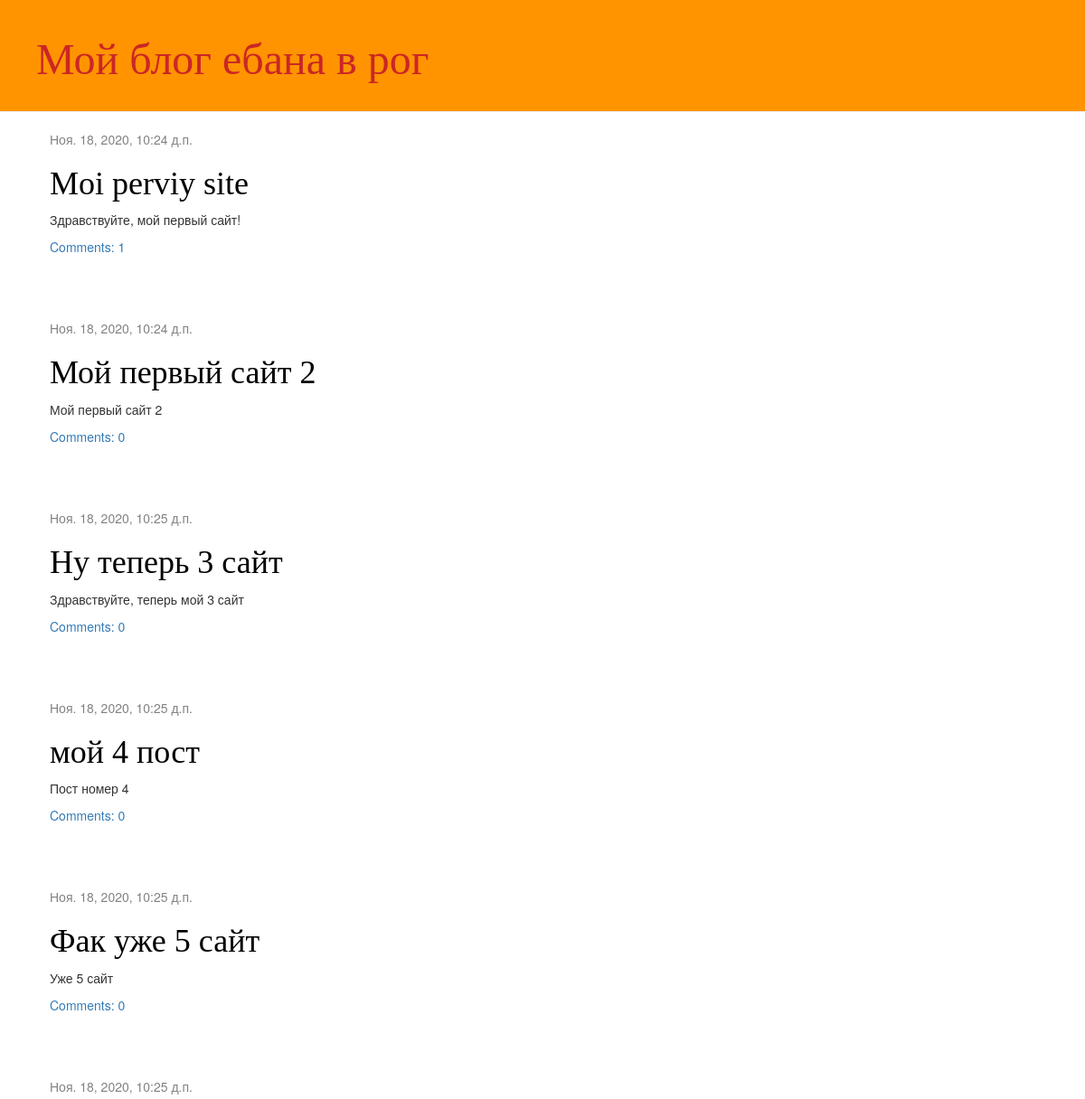
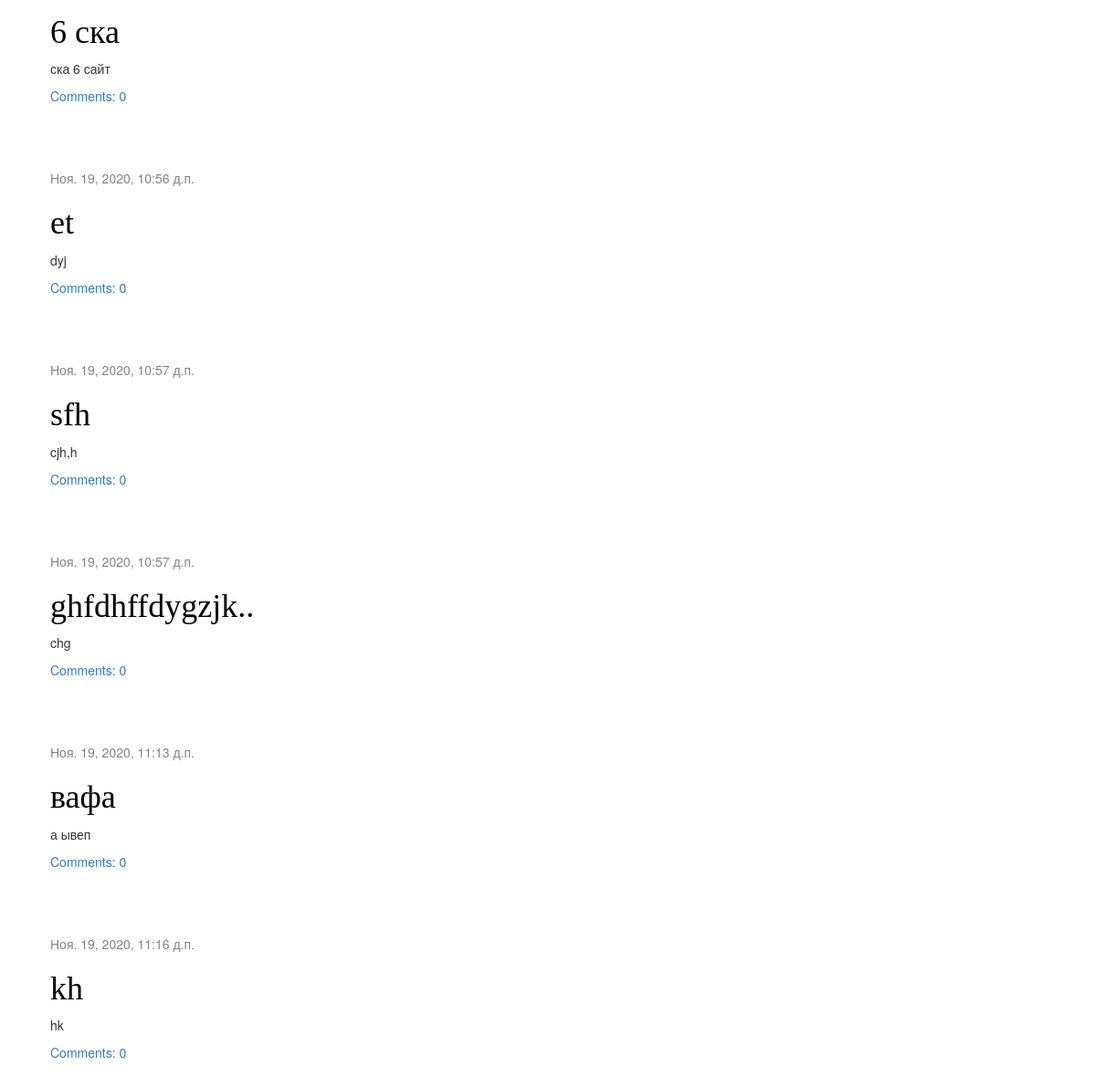
The page / on the database its author committed (2 pictures, top to bottom).
### blog/models.py (models this page shows, shortened)
class Post(models.Model):
    author = models.ForeignKey(settings.AUTH_USER_MODEL, on_delete=models.CASCADE)
    title = models.CharField(max_length=200)  #заголовок максимум 20 симоволов
    text = models.TextField()
    created_date = models.DateTimeField(default=timezone.now)
    published_date = models.DateTimeField(blank=True, null=True)  #blank, null всегда весте

### blog/views.py (the view)
# urls.py: path('', views.post_list, name='post_list'),
def post_list(request):
    posts = Post.objects.filter(published_date__lte=timezone.now()).order_by('published_date')
    return render(request, 'blog/post_list.html', {'posts':posts})

### blog/templates/blog/post_list.html
{% extends 'blog/base.html' %}
{% block content %}
{% for post in posts %}
    <div class="post">
        <div class="date">
            {{ post.published_date }}
        </div>
        <h1><a href="{% url 'post_detail' pk=post.pk %}">{{ post.title }}</a></h1>
        <p>{{ post.text|linebreaksbr }}</p>
        <a href="{% url 'post_detail' pk=post.pk %}">Comments: {{ post.comments.count }}</a>
    </div>
{% endfor %}
{% endblock %}

### blog/templates/blog/base.html (shortened to what this page needs)
{% load static %}
<html>
    <head>
        <link rel="stylesheet" href="//maxcdn.bootstrapcdn.com/bootstrap/3.2.0/css/bootstrap.min.css">
        <link rel="stylesheet" href="//maxcdn.bootstrapcdn.com/bootstrap/3.2.0/css/bootstrap-theme.min.css">
        <link rel="stylesheet" href="{% static 'css/blog.css' %}">
    </head>
    <body>
        <div class="page-header">
            <h1><a href="/"> Мой блог ебана в рог </a></h1>
        </div>
        <div class="content container">
            <div class="row">
                <div class="col-md-8">
                    {% block content %}
                    {% endblock %}
                </div>
            </div>
        </div>
    </body>
</html>

### blog/static/css/blog.css (style rules this page uses)
.page-header { background-color: #ff9400; margin-top: 0; padding: 20px 20px 20px 40px; }
.page-header h1, .page-header h1 a, .page-header h1 a:visited, .page-header h1 a:active { color: #cb2626; font-size: 36pt; text-decoration: none; }
.content { margin-left: 40px; }
h1, h2, h3, h4 { font-family: 'Lobster', cursive; }
.date { color: #828282; }
.post { margin-bottom: 70px; }
.post h1 a, .post h1 a:visited { color: #000000; }

### rows shown on the page
Post: published_date "Ноя. 18, 2020, 10:24 д.п.", title "Moi perviy site", text "Здравствуйте, мой первый сайт!", comments.count "1"
Post: published_date "Ноя. 18, 2020, 10:24 д.п.", title "Мой первый сайт 2", text "Мой первый сайт 2", comments.count "0"
Post: published_date "Ноя. 18, 2020, 10:25 д.п.", title "Ну теперь 3 сайт", text "Здравствуйте, теперь мой 3 сайт", comments.count "0"
Post: published_date "Ноя. 18, 2020, 10:25 д.п.", title "мой 4 пост", text "Пост номер 4", comments.count "0"
Post: published_date "Ноя. 18, 2020, 10:25 д.п.", title "Фак уже 5 сайт", text "Уже 5 сайт", comments.count "0"
Post: published_date "Ноя. 18, 2020, 10:25 д.п.", title "6 ска", text "ска 6 сайт", comments.count "0"
Post: published_date "Ноя. 19, 2020, 10:56 д.п.", title "et", text "dyj", comments.count "0"
Post: published_date "Ноя. 19, 2020, 10:57 д.п.", title "sfh", text "cjh,h", comments.count "0"
Post: published_date "Ноя. 19, 2020, 10:57 д.п.", title "ghfdhffdygzjk..", text "chg", comments.count "0"
Post: published_date "Ноя. 19, 2020, 11:13 д.п.", title "вафа", text "а ывеп", comments.count "0"
Post: published_date "Ноя. 19, 2020, 11:16 д.п.", title "kh", text "hk", comments.count "0"
